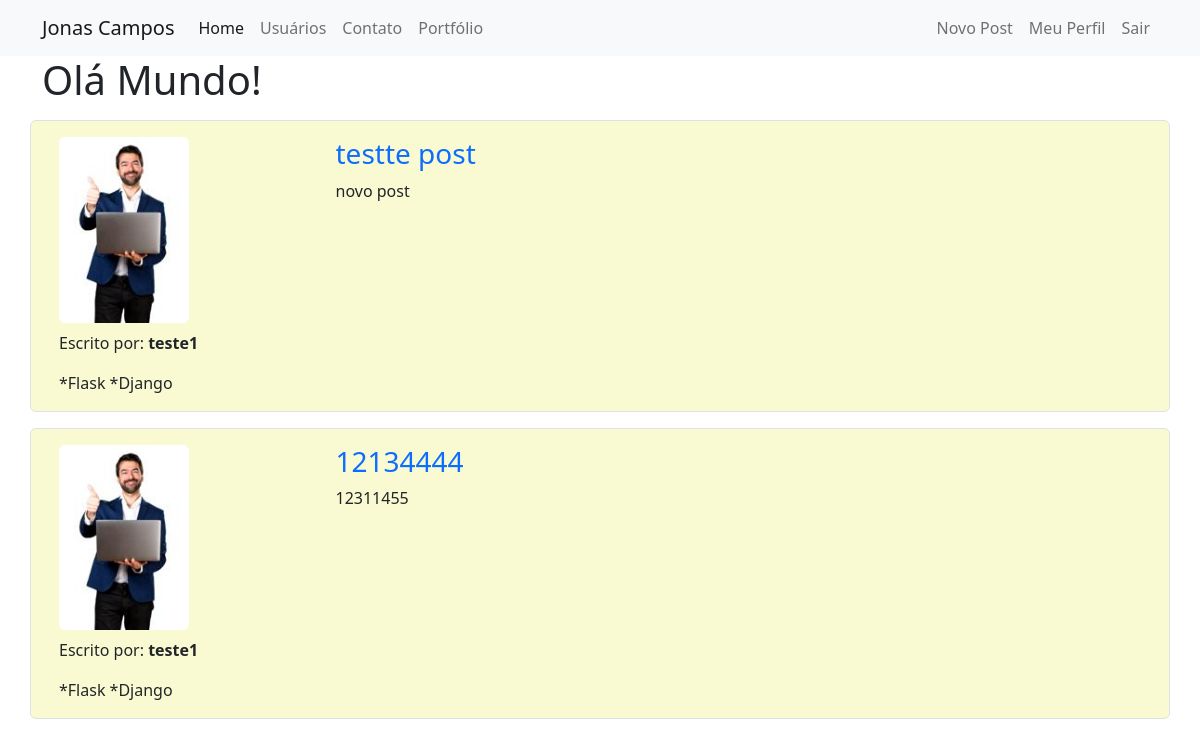
The page / (signed in) on the database as committed earlier.
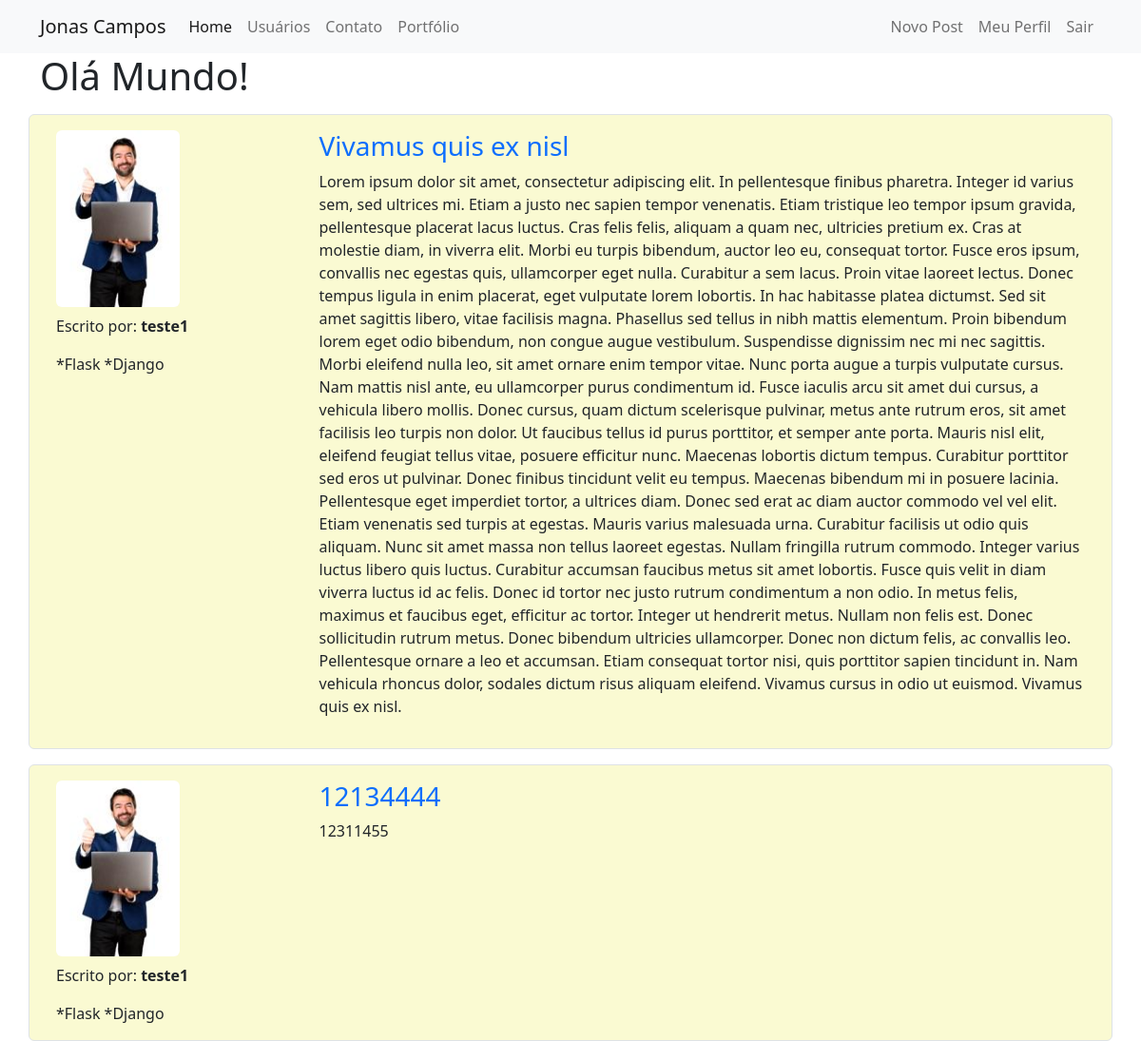
The same page on the database as committed later.
### models.py (models this page shows)
class Post(database.Model):
    id = database.Column(database.Integer, primary_key=True)
    post_title = database.Column(database.String, nullable=False)
    post_text = database.Column(database.Text, nullable=False)
    post_created_at = database.Column(database.DATETIME, nullable=False, default=datetime.utcnow)
    id_author = database.Column(database.Integer, database.ForeignKey('usuario.id'), nullable=False)

class Usuario(database.Model, UserMixin):
    id = database.Column(database.Integer, primary_key=True)
    username = database.Column(database.String, nullable=False)
    email = database.Column(database.String, nullable=False, unique=True)
    senha = database.Column(database.String, nullable=False)
    user_photo = database.Column(database.String, default='default_profile_img.png')
    posts = database.relationship('Post', backref='author', lazy=True)
    skills = database.Column(database.String, nullable=False, default=0)

### routes.py (the view)
@app.route('/')
def home():
    posts = Post.query.order_by(Post.id.desc())
    return render_template('home.html', posts=posts)

### models.py (called while the page is built)
@login_manager.user_loader
def load_user(id_user):
    return Usuario.query.get(int(id_user))

### templates/home.html
{% extends 'base.html' %}
{% block body %}
    <div class="container">
        <h1>Olá Mundo!</h1>
    </div>
    <div class="container">
        {% for post in posts %}
            <div class="row border rounded mt-3 p-3 my-post">
                <div class="column col-3">
                    <div class="image pb-2">
                        <img src='{{ url_for('static', filename='img_profiles/{}'.format(post.author.user_photo)) }}'
                             class="rounded" width="130">
                    </div>
                    <p>Escrito por: <strong>{{ post.author.username }}</strong></p>
                    {% if current_user.skills not in '0' %}
                        {% for skill in current_user.skills.split(';') %}
                            {% print('*' + skill) %}
                        {% endfor %}
                    {% endif %}
                </div>
                <div class="column col-9">
                    <a style="text-decoration: none" href="{{ url_for('post_show', post_id=post.id) }}">
                        <h3>{{ post.post_title }}</h3></a>
                    <p>{{ post.post_text }}</p>
                </div>
            </div>
        {% endfor %}
    </div>
{% endblock %}

### templates/base.html (shortened to what this page needs)
<!DOCTYPE html>
<html lang="pt-BR">
<head>
    <link href="https://cdn.jsdelivr.net/npm/bootstrap@5.2.0/dist/css/bootstrap.min.css" rel="stylesheet"
>
    <link rel="stylesheet" type="text/css" href="{{ url_for('static', filename='main.css') }}">
</head>
<body>
{% include 'navbar.html' %}
{% block body %}
{% endblock %}
</body>
</html>

### templates/navbar.html (shortened to what this page needs)
<nav class="navbar navbar-expand-lg bg-light">
    <div class="container-fluid, container">
        <a class="navbar-brand" href="{{ url_for('home') }}">Jonas Campos</a>
        <div class="collapse navbar-collapse" id="navbarSupportedContent">
            <ul class="navbar-nav me-auto mb-2 mb-lg-0">
                <li class="nav-item">
                    <a class="nav-link active" aria-current="page" href="{{ url_for('home') }}">Home</a>
                </li>
                <li class="nav-item">
                    <a class="nav-link" href="{{ url_for('usuarios') }}">Usuários</a>
                </li>
                <li class="nav-item">
                    <a class="nav-link" href="{{ url_for('contato') }}">Contato</a>
                </li>
                <li class="nav-item">
                    <a class="nav-link" href="https://jonasaacampos.github.io/projects/" target="_blank">Portfólio</a>
                </li>
            </ul>
            <ul class="id-flex navbar-nav">
                {% if current_user.is_authenticated %}
                    <li class="nav-item">
                        <a class="nav-link" href="{{ url_for('post_new') }}">Novo Post</a>
                    </li>
                      <li class="nav-item">
                        <a class="nav-link" href="{{ url_for('perfil') }}">Meu Perfil</a>
                    </li>
                    <li class="nav-item">
                        <a class="nav-link" href="{{ url_for('sair') }}">Sair</a>
                    </li>
                {% endif %}
            </ul>
        </div>
    </div>
</nav>

### static/main.css (style rules this page uses)
.my-post { background: lightgoldenrodyellow; }

Rows that differ between the two databases and show on the page:
changed Post: post_title "testte post" → "Vivamus quis ex nisl"; post_text "novo post" → "Lorem ipsum dolor sit amet, consectetur adipiscing elit. In pellentesque finibus pharetra. Integer id varius sem, sed ultrices mi. Etiam a justo nec sapien tempor venenatis. Etiam tristique leo tempor ipsum gravida, pellentesque placerat lacus luctus. Cras felis felis, aliquam a quam nec, ultricies pretium ex. Cras at molestie diam, in viverra elit. Morbi eu turpis bibendum, auctor leo eu, consequat tortor. Fusce eros ipsum, convallis nec egestas quis, ullamcorper eget nulla. Curabitur a sem lacus. Proin vitae laoreet lectus. Donec tempus ligula in enim placerat, eget vulputate lorem lobortis. In hac habitasse platea dictumst. Sed sit amet sagittis libero, vitae facilisis magna. Phasellus…"
